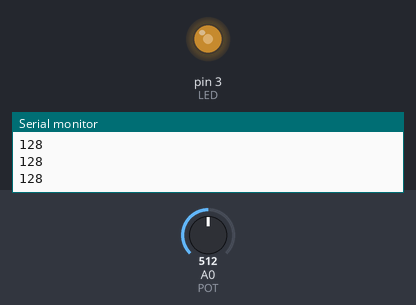
The sketch below on a simulated Arduino Uno, built with avr-gcc and run on an emulated ATmega328P. Shown: output pins drawn as LEDs (lit = HIGH), the last lines printed to the serial monitor. Inputs (shaded band) come from the test bench; at power-on: A0 (POT) = 512.

Above: at 1.2 s.
1.3 s: A0 (POT) set to 716
At 2.3 s:
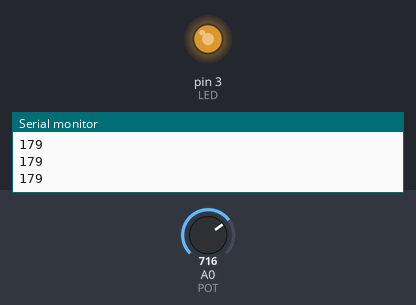
2.8 s: A0 (POT) set to 900
At 3.5 s:
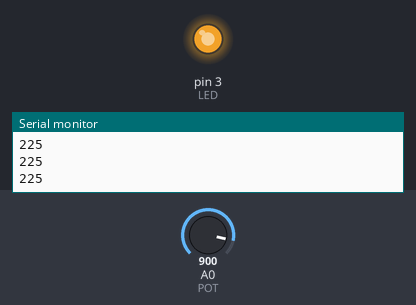
4.3 s: A0 (POT) set to 122
At 4.6 s:
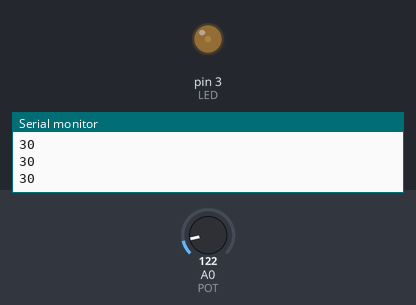
5.8 s: A0 (POT) set to 0
At 6.9 s:
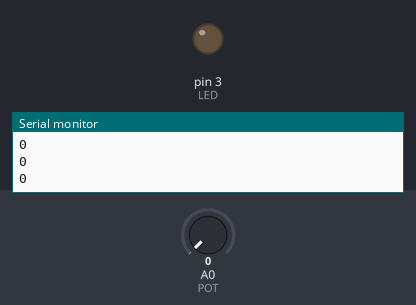
Timing chart, 0 to 8.3 s (numbered marks = the images above; inputs shaded):
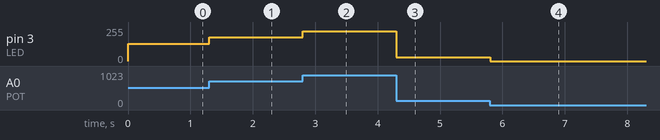

The sketch:

potenziometro.ino
```cpp
#define LED 3
#define POT A0

void setup() {
  pinMode(LED, OUTPUT);
  pinMode(POT, INPUT);

  Serial.begin(9600);
}

void loop() {
  int valore = analogRead(POT) / 4;

  analogWrite(LED, valore);

  Serial.println(valore);
}
```

Measured:
- after the input at 1.3 s, pin 3 (LED): 128/255 → 179/255 at once
- after the input at 2.8 s, pin 3 (LED): 179/255 → 225/255 at once
- after the input at 4.3 s, pin 3 (LED): 225/255 → 30/255 at once
- after the input at 5.8 s, pin 3 (LED): 30/255 → 0/255 at once
